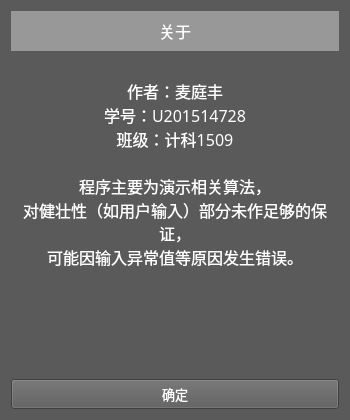
<?xml version="1.0" encoding="UTF-8"?>
<ui version="4.0">
 <class>about</class>
 <widget class="QWidget" name="about">
  <property name="geometry">
   <rect>
    <x>0</x>
    <y>0</y>
    <width>350</width>
    <height>420</height>
   </rect>
  </property>
  <property name="windowTitle">
   <string>Form</string>
  </property>
  <property name="styleSheet">
   <string notr="true">background-color: rgb(90, 90, 90);
color: rgb(255, 255, 255);</string>
  </property>
  <layout class="QGridLayout" name="gridLayout">
   <item row="0" column="0">
    <layout class="QVBoxLayout" name="verticalLayout">
     <item>
      <widget class="QLabel" name="label">
       <property name="sizePolicy">
        <sizepolicy hsizetype="Expanding" vsizetype="Preferred">
         <horstretch>0</horstretch>
         <verstretch>0</verstretch>
        </sizepolicy>
       </property>
       <property name="minimumSize">
        <size>
         <width>0</width>
         <height>40</height>
        </size>
       </property>
       <property name="maximumSize">
        <size>
         <width>16777215</width>
         <height>45</height>
        </size>
       </property>
       <property name="font">
        <font>
         <family>Adobe 黑体 Std R</family>
         <pointsize>12</pointsize>
        </font>
       </property>
       <property name="styleSheet">
        <string notr="true">background-color: rgb(152, 152, 152);</string>
       </property>
       <property name="text">
        <string>关于</string>
       </property>
       <property name="alignment">
        <set>Qt::AlignCenter</set>
       </property>
       <property name="margin">
        <number>-1</number>
       </property>
      </widget>
     </item>
     <item>
      <widget class="QTextBrowser" name="textBrowser">
       <property name="font">
        <font>
         <family>Adobe 黑体 Std R</family>
         <pointsize>10</pointsize>
        </font>
       </property>
       <property name="frameShape">
        <enum>QFrame::NoFrame</enum>
       </property>
       <property name="lineWidth">
        <number>0</number>
       </property>
       <property name="html">
        <string>&lt;!DOCTYPE HTML PUBLIC &quot;-//W3C//DTD HTML 4.0//EN&quot; &quot;http://www.w3.org/TR/REC-html40/strict.dtd&quot;&gt;
&lt;html&gt;&lt;head&gt;&lt;meta name=&quot;qrichtext&quot; content=&quot;1&quot; /&gt;&lt;style type=&quot;text/css&quot;&gt;
p, li { white-space: pre-wrap; }
&lt;/style&gt;&lt;/head&gt;&lt;body style=&quot; font-family:'Adobe 黑体 Std R'; font-size:10pt; font-weight:400; font-style:normal;&quot;&gt;
&lt;p align=&quot;center&quot; style=&quot;-qt-paragraph-type:empty; margin-top:0px; margin-bottom:0px; margin-left:0px; margin-right:0px; -qt-block-indent:0; text-indent:0px;&quot;&gt;&lt;br /&gt;&lt;/p&gt;
&lt;p align=&quot;center&quot; style=&quot; margin-top:0px; margin-bottom:0px; margin-left:0px; margin-right:0px; -qt-block-indent:0; text-indent:0px;&quot;&gt;&lt;span style=&quot; font-family:'SimSun'; font-size:12pt;&quot;&gt;作者：麦庭丰&lt;/span&gt;&lt;/p&gt;
&lt;p align=&quot;center&quot; style=&quot; margin-top:0px; margin-bottom:0px; margin-left:0px; margin-right:0px; -qt-block-indent:0; text-indent:0px;&quot;&gt;&lt;span style=&quot; font-family:'SimSun'; font-size:12pt;&quot;&gt;学号：U201514728&lt;/span&gt;&lt;/p&gt;
&lt;p align=&quot;center&quot; style=&quot; margin-top:0px; margin-bottom:0px; margin-left:0px; margin-right:0px; -qt-block-indent:0; text-indent:0px;&quot;&gt;&lt;span style=&quot; font-family:'SimSun'; font-size:12pt;&quot;&gt;班级：计科1509&lt;/span&gt;&lt;/p&gt;
&lt;p align=&quot;center&quot; style=&quot;-qt-paragraph-type:empty; margin-top:0px; margin-bottom:0px; margin-left:0px; margin-right:0px; -qt-block-indent:0; text-indent:0px; font-family:'SimSun'; font-size:12pt;&quot;&gt;&lt;br /&gt;&lt;/p&gt;
&lt;p align=&quot;center&quot; style=&quot; margin-top:0px; margin-bottom:0px; margin-left:0px; margin-right:0px; -qt-block-indent:0; text-indent:0px;&quot;&gt;&lt;span style=&quot; font-family:'SimSun'; font-size:12pt;&quot;&gt;程序主要为演示相关算法，&lt;/span&gt;&lt;/p&gt;
&lt;p align=&quot;center&quot; style=&quot; margin-top:0px; margin-bottom:0px; margin-left:0px; margin-right:0px; -qt-block-indent:0; text-indent:0px;&quot;&gt;&lt;span style=&quot; font-family:'SimSun'; font-size:12pt;&quot;&gt;对健壮性（如用户输入）部分未作足够的保证，&lt;/span&gt;&lt;/p&gt;
&lt;p align=&quot;center&quot; style=&quot; margin-top:0px; margin-bottom:0px; margin-left:0px; margin-right:0px; -qt-block-indent:0; text-indent:0px;&quot;&gt;&lt;span style=&quot; font-family:'SimSun'; font-size:12pt;&quot;&gt;可能因输入异常值等原因发生错误。&lt;/span&gt;&lt;/p&gt;&lt;/body&gt;&lt;/html&gt;</string>
       </property>
      </widget>
     </item>
     <item>
      <widget class="QPushButton" name="pushButton">
       <property name="minimumSize">
        <size>
         <width>0</width>
         <height>30</height>
        </size>
       </property>
       <property name="maximumSize">
        <size>
         <width>16777215</width>
         <height>35</height>
        </size>
       </property>
       <property name="font">
        <font>
         <family>Adobe 黑体 Std R</family>
         <pointsize>10</pointsize>
        </font>
       </property>
       <property name="text">
        <string>确定</string>
       </property>
      </widget>
     </item>
    </layout>
   </item>
  </layout>
 </widget>
 <resources/>
 <connections/>
</ui>
